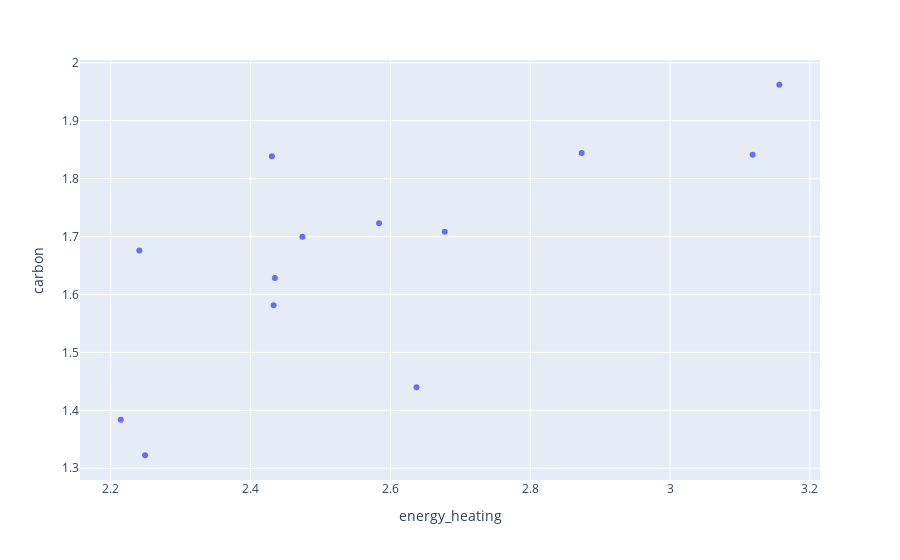

Notebook cell for this chart:
### Code cell
px.scatter(df_be, x="energy_heating", y="carbon")

### Figure 1 — Plotly figure (JSON) as saved in the notebook; plotly's stock layout.template omitted (floating-point values rounded to 4 significant figures)
{"data": [{"hovertemplate": "energy_heating=%{x}<br>carbon=%{y}<extra></extra>", "legendgroup": "", "marker": {"color": "#636efa", "symbol": "circle"}, "mode": "markers", "name": "", "orientation": "v", "showlegend": false, "type": "scatter", "x": [3.156, 2.43, 2.874, 3.118, 2.241, 2.474, 2.678, 2.584, 2.435, 2.433, 2.249, 2.637, 2.214], "xaxis": "x", "y": [1.962, 1.839, 1.844, 1.841, 1.676, 1.7, 1.708, 1.723, 1.628, 1.581, 1.322, 1.44, 1.384], "yaxis": "y"}], "layout": {"legend": {"tracegroupgap": 0}, "margin": {"t": 60}, "xaxis": {"anchor": "y", "domain": [0, 1], "title": {"text": "energy_heating"}}, "yaxis": {"anchor": "x", "domain": [0, 1], "title": {"text": "carbon"}}}}
